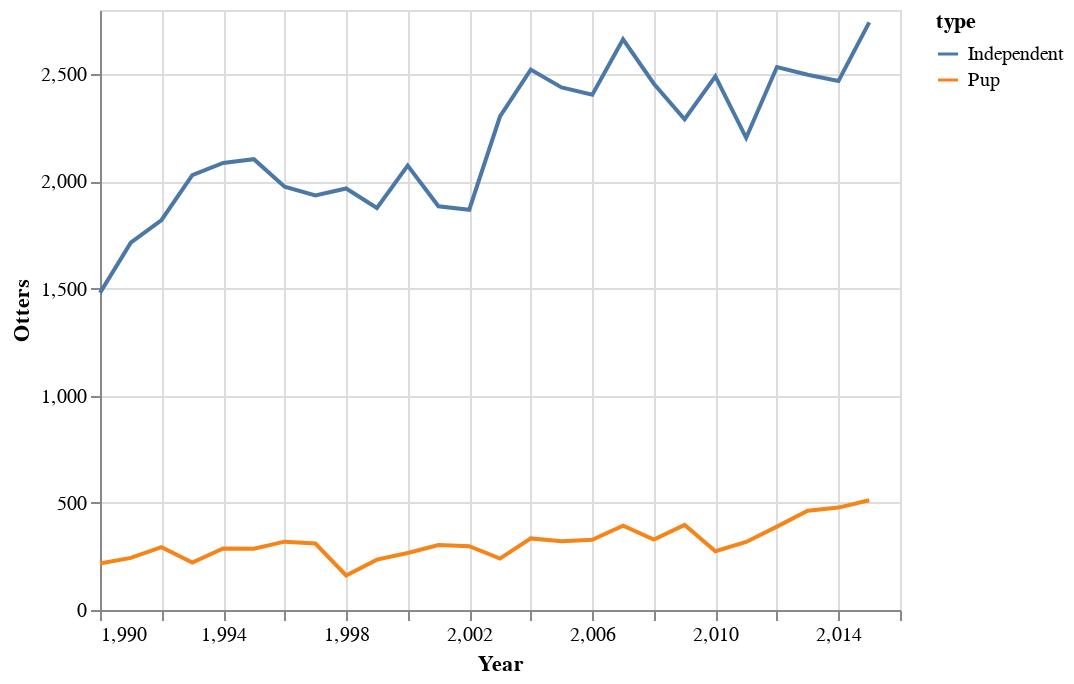

The code cell stored with this chart in its notebook:
### Code cell
otters = list(otter_raw.Independent_raw) + list(otter_raw.Pup_raw)
years = list(otter_raw.Year)*2
otter_type = ['Independent']*len(otter_raw.Independent_raw) + ['Pup']*len(otter_raw.Pup_raw)
plot_data = pd.DataFrame({'Year':years,
                         'Otters':otters,
                         'type':otter_type})

alt.Chart(plot_data).mark_line().encode(
    x='Year',
    y='Otters',
    color='type'
)

### Figure 1 — Vega-Lite specification as saved in the notebook (floating-point values rounded to 4 significant figures)
{"config": {"view": {"continuousWidth": 400, "continuousHeight": 300}}, "data": {"name": "data-1035d6fc2550a4ac9f08f3f95e9a6dc6"}, "mark": "line", "encoding": {"color": {"type": "nominal", "field": "type"}, "x": {"type": "quantitative", "field": "Year"}, "y": {"type": "quantitative", "field": "Otters"}}, "$schema": "https://vega.github.io/schema/vega-lite/v4.8.1.json", "datasets": {"data-1035d6fc2550a4ac9f08f3f95e9a6dc6": [{"Year": 1990, "Otters": 1480.0, "type": "Independent"}, {"Year": 1991, "Otters": 1714.0, "type": "Independent"}, {"Year": 1992, "Otters": 1820.0, "type": "Independent"}, {"Year": 1993, "Otters": 2029.0, "type": "Independent"}, {"Year": 1994, "Otters": 2086.0, "type": "Independent"}, {"Year": 1995, "Otters": 2104.0, "type": "Independent"}, {"Year": 1996, "Otters": 1975.0, "type": "Independent"}, {"Year": 1997, "Otters": 1935.0, "type": "Independent"}, {"Year": 1998, "Otters": 1967.0, "type": "Independent"}, {"Year": 1999, "Otters": 1876.0, "type": "Independent"}, {"Year": 2000, "Otters": 2074.0, "type": "Independent"}, {"Year": 2001, "Otters": 1884.0, "type": "Independent"}, {"Year": 2002, "Otters": 1868.0, "type": "Independent"}, {"Year": 2003, "Otters": 2303.0, "type": "Independent"}, {"Year": 2004, "Otters": 2522.0, "type": "Independent"}, {"Year": 2005, "Otters": 2439.0, "type": "Independent"}, {"Year": 2006, "Otters": 2405.0, "type": "Independent"}, {"Year": 2007, "Otters": 2663.0, "type": "Independent"}, {"Year": 2008, "Otters": 2456.0, "type": "Independent"}, {"Year": 2009, "Otters": 2290.0, "type": "Independent"}, {"Year": 2010, "Otters": 2490.0, "type": "Independent"}, {"Year": 2011, "Otters": 2204.0, "type": "Independent"}, {"Year": 2012, "Otters": 2534.0, "type": "Independent"}, {"Year": 2013, "Otters": 2498.0, "type": "Independent"}, {"Year": 2014, "Otters": 2469.0, "type": "Independent"}, {"Year": 2015, "Otters": 2742.0, "type": "Independent"}, {"Year": 1990, "Otters": 217.0, "type": "Pup"}, {"Year": 1991, "Otters": 243.0, "type": "Pup"}, {"Year": 1992, "Otters": 293.0, "type": "Pup"}, {"Year": 1993, "Otters": 221.0, "type": "Pup"}, {"Year": 1994, "Otters": 287.0, "type": "Pup"}, {"Year": 1995, "Otters": 286.0, "type": "Pup"}, {"Year": 1996, "Otters": 319.0, "type": "Pup"}, {"Year": 1997, "Otters": 310.0, "type": "Pup"}, {"Year": 1998, "Otters": 161.0, "type": "Pup"}, {"Year": 1999, "Otters": 235.0, "type": "Pup"}, {"Year": 2000, "Otters": 266.0, "type": "Pup"}, {"Year": 2001, "Otters": 303.0, "type": "Pup"}, {"Year": 2002, "Otters": 298.0, "type": "Pup"}, {"Year": 2003, "Otters": 240.0, "type": "Pup"}, {"Year": 2004, "Otters": 334.0, "type": "Pup"}, {"Year": 2005, "Otters": 321.0, "type": "Pup"}, {"Year": 2006, "Otters": 328.0, "type": "Pup"}, {"Year": 2007, "Otters": 393.0, "type": "Pup"}, {"Year": 2008, "Otters": 329.0, "type": "Pup"}, {"Year": 2009, "Otters": 397.0, "type": "Pup"}, {"Year": 2010, "Otters": 274.0, "type": "Pup"}, {"Year": 2011, "Otters": 317.4, "type": "Pup"}, {"Year": 2012, "Otters": 389.0, "type": "Pup"}, {"Year": 2013, "Otters": 463.0, "type": "Pup"}, {"Year": 2014, "Otters": 478.0, "type": "Pup"}, {"Year": 2015, "Otters": 512.0, "type": "Pup"}]}}
